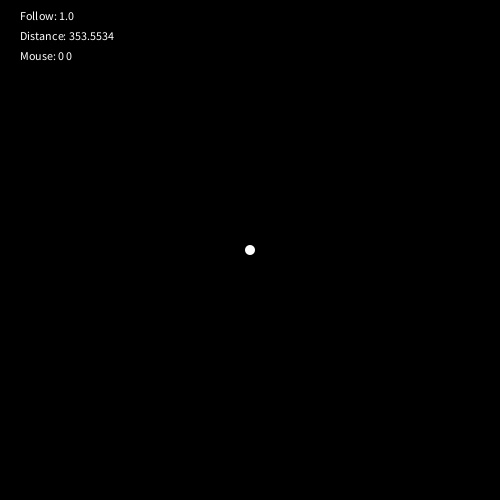
Frame 1 (no input)
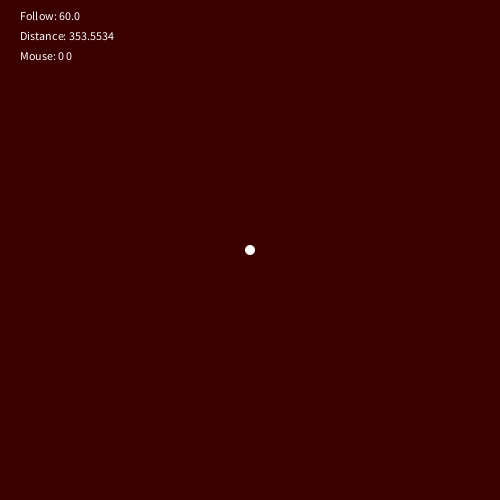
Frame 60 (the mouse pressed at the canvas centre just before this capture)
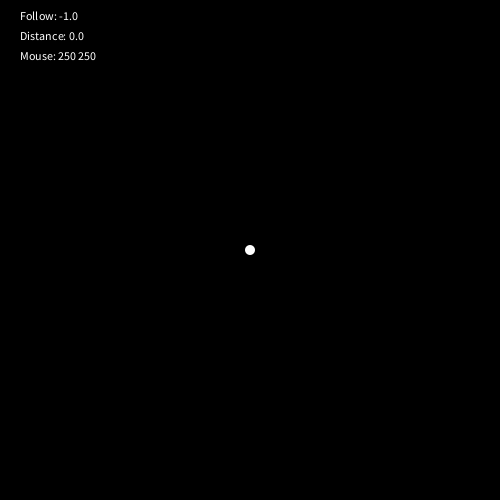
Frame 120 (the mouse held since frame 60 and released just before this capture)

The Processing sketch that drew these frames (run headless with seeded random() and noise(); from frame 60 on, the mouse is pressed at the canvas centre):

// Processing sketch: Following_Variable
// ── Following_Variable.pde
// Follow Variable
float follow = 0;

PVector center, mouse;
int radius = 50;

void setup()
{
  size(500, 500);
  noStroke();

  center = new PVector(width/2, height/2);
  mouse = new PVector(width/2, height/2);
}

void draw()
{
  background(0);

  fill(255, 0, 0, follow);
  rect(0, 0, width, height);

  fill(255);
  ellipse(width/2, height/2, 10, 10);

  // Distance between mouse and center
  mouse.x = mouseX;
  mouse.y = mouseY;
  float d = center.dist(mouse);

  // If inside the area, decrease the value (largeer = faster)
  if (d < radius && follow > 0)
    follow -= 10;
  // If outside the area, increase the value
  else
    follow += 1;

  // Display current values
  text("Follow: " + follow, 20, 20);
  text("Distance: " + d, 20, 40);
  text("Mouse: " + mouseX + " " + mouseY, 20, 60);
}
